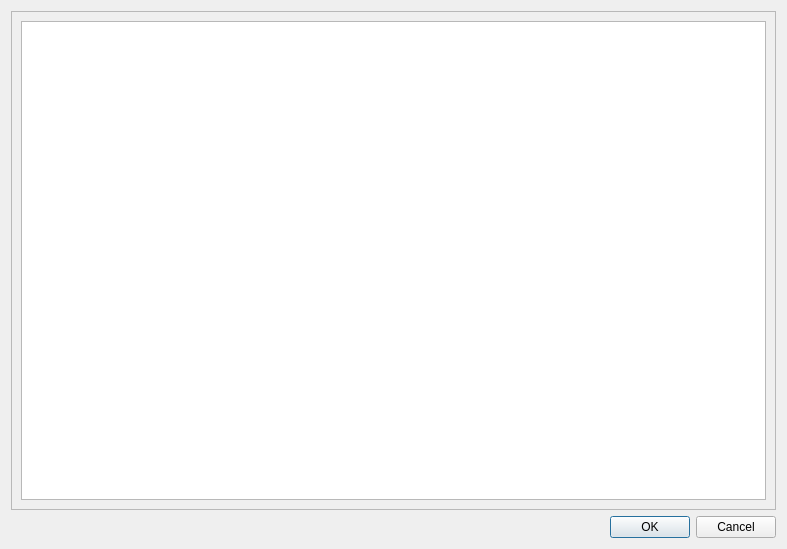
<?xml version="1.0" encoding="UTF-8"?>
<ui version="4.0">
 <class>Dialog</class>
 <widget class="QDialog" name="Dialog">
  <property name="geometry">
   <rect>
    <x>0</x>
    <y>0</y>
    <width>787</width>
    <height>549</height>
   </rect>
  </property>
  <property name="windowTitle">
   <string>Exibir mensagem</string>
  </property>
  <layout class="QVBoxLayout" name="verticalLayout">
   <item>
    <widget class="QScrollArea" name="scrollArea">
     <property name="widgetResizable">
      <bool>true</bool>
     </property>
     <widget class="QWidget" name="scrollAreaWidgetContents">
      <property name="geometry">
       <rect>
        <x>0</x>
        <y>0</y>
        <width>767</width>
        <height>496</height>
       </rect>
      </property>
      <layout class="QVBoxLayout" name="verticalLayout_2">
       <item>
        <widget class="QTextBrowser" name="text"/>
       </item>
      </layout>
     </widget>
    </widget>
   </item>
   <item>
    <widget class="QDialogButtonBox" name="buttonBox">
     <property name="orientation">
      <enum>Qt::Horizontal</enum>
     </property>
     <property name="standardButtons">
      <set>QDialogButtonBox::Cancel|QDialogButtonBox::Ok</set>
     </property>
    </widget>
   </item>
  </layout>
 </widget>
 <resources/>
 <connections>
  <connection>
   <sender>buttonBox</sender>
   <signal>accepted()</signal>
   <receiver>Dialog</receiver>
   <slot>accept()</slot>
   <hints>
    <hint type="sourcelabel">
     <x>248</x>
     <y>254</y>
    </hint>
    <hint type="destinationlabel">
     <x>157</x>
     <y>274</y>
    </hint>
   </hints>
  </connection>
  <connection>
   <sender>buttonBox</sender>
   <signal>rejected()</signal>
   <receiver>Dialog</receiver>
   <slot>reject()</slot>
   <hints>
    <hint type="sourcelabel">
     <x>316</x>
     <y>260</y>
    </hint>
    <hint type="destinationlabel">
     <x>286</x>
     <y>274</y>
    </hint>
   </hints>
  </connection>
 </connections>
</ui>
